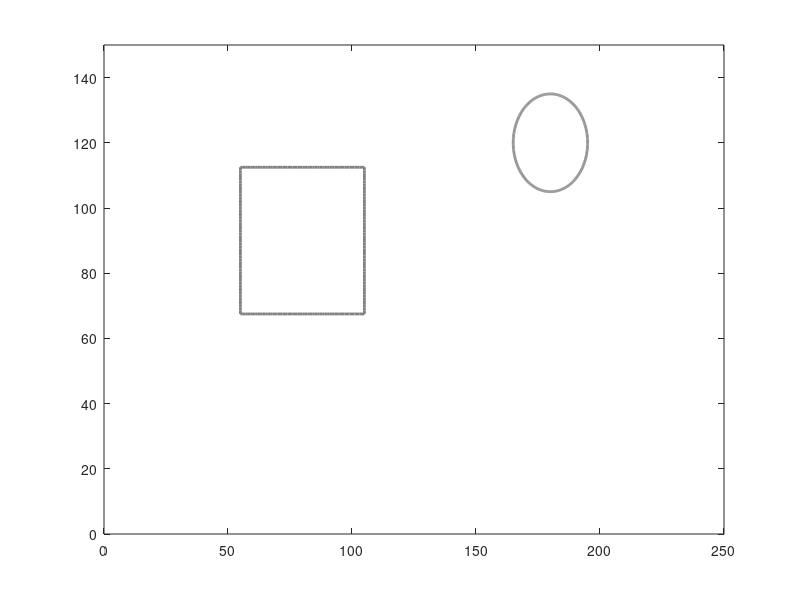

Write the MATLAB code that produced this figure.
% Square
x1 = 55:105;
y1 = 67.5*ones(size(x1));
y2 = 112.5*ones(size(x1));
y3 = 67.5:112.5;
x3 = 55*ones(size(y3));
x4 = 105*ones(size(y3));

plot(x1,y1,'Color',[0.5 0.5 0.5],'LineWidth',2)
hold on
plot(x1,y2,'Color',[0.5 0.5 0.5],'LineWidth',2)
plot(x3,y3,'Color',[0.5 0.5 0.5],'LineWidth',2)
plot(x4,y3,'Color',[0.5 0.5 0.5],'LineWidth',2)

% Circle
t = 0:360;
x5 = 15*cosd(t)+180;
y5 = 15*sind(t)+120;

plot(x5,y5,'Color',[0.5 0.5 0.5],'LineWidth',2)
axis([0 250 0 150])
hold off